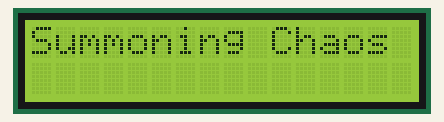
The sketch below on a simulated Arduino Uno, built with avr-gcc and run on an emulated ATmega328P. On the bench: 16×2 character LCD. Random numbers use the default seed unless the sketch sets one.

Above: at 0.1 s.
At 2.1 s:
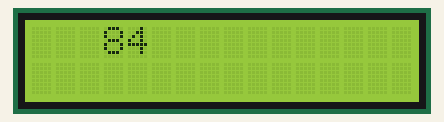
At 11.2 s:
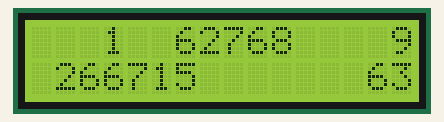
At 20.3 s:
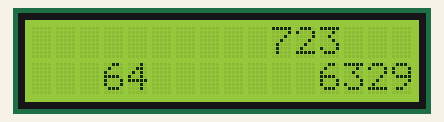
At 29.8 s:
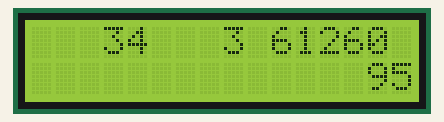
At 38.9 s:
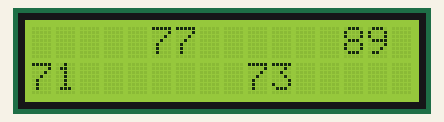

The sketch:

arduino_codes.ino
```cpp
#include <Wire.h>
#include <LiquidCrystal_I2C.h>

LiquidCrystal_I2C lcd(0x27, 16, 2); // Change to 0x3F if needed

int loopCount = 0;

void setup() {
  Serial.begin(115200);
  lcd.begin();
  lcd.backlight();

  randomSeed(analogRead(A0)); // Add chaos
  lcd.print("Summoning Chaos");
  delay(2000);
  lcd.clear();
}

void loop() {
  int randomNumber = random(0, 100);  // 0 to 99
  int col = random(0, 16);            // column 0–15
  int row = random(0, 2);             // row 0–1

  lcd.setCursor(col, row);
  lcd.print(randomNumber);

  loopCount++;
  if (loopCount >= 10) { // Every 10 iterations...
    lcd.clear();         // Wipe the scroll clean
    loopCount = 0;
  }

  delay(500); // Chill between spells
}
```

Measured:
- what the display in image 1 shows lasts 0.5 s, from 2.1 s to 2.6 s
- what the display in image 5 shows lasts 1.0 s, from 38.8 s to 39.8 s
